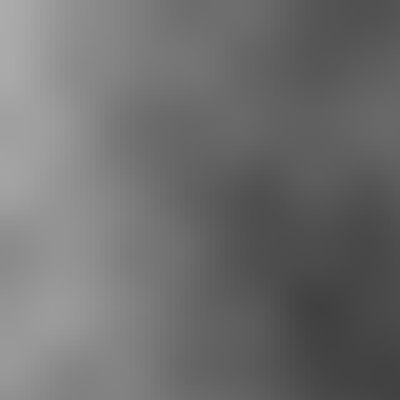
Frame 1 (no input)
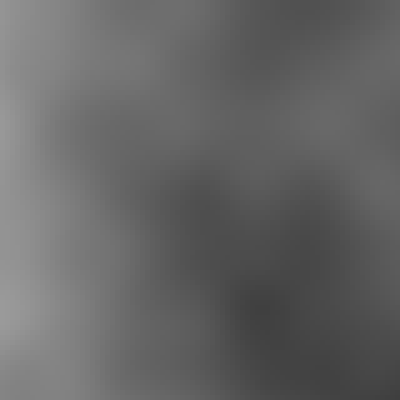
Frame 60 (no input)
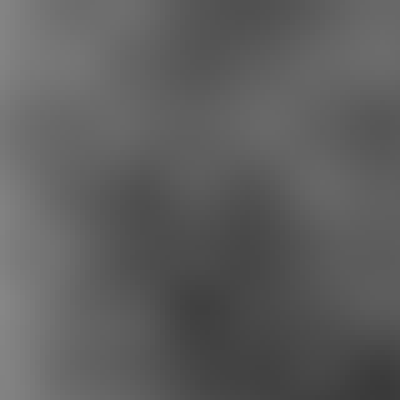
Frame 120 (the mouse pressed at the canvas centre since frame 60)

The p5.js sketch that drew these frames (run headless with seeded random() and noise() and a simulated clock; from frame 60 on, the mouse is pressed at the canvas centre):

// p5.js sketch
// ── sketch.js
let x=0;
let size = 5;

function setup() {
  createCanvas(400, 400);
}

function draw() {
  background(220)
  let noiseValue = noise(0.01*frameCount +1000);
  let noiseMapped = map(noiseValue,0,1,0,height);
  //drawLine(noiseMapped);
  perlin2D();
}

function drawLine(y){
  line(x,0,x,y);
  if(x==0){
    background(220);
  }
  x++;
  if(x==width){
    x=0;
  }
}

function perlin2D(){
  for(let i=0; i<width/size; i++){
    for(let j=0; j<height/size; j++){
      let outputNoise = noise((i+frameCount/5)*0.01,j*0.01);
      let outputMapped = map(outputNoise, 0, 1, 0, 255);
      fill(outputMapped);
      noStroke();
      rect(i*size,j*size,size,size);
    }
  }
}
